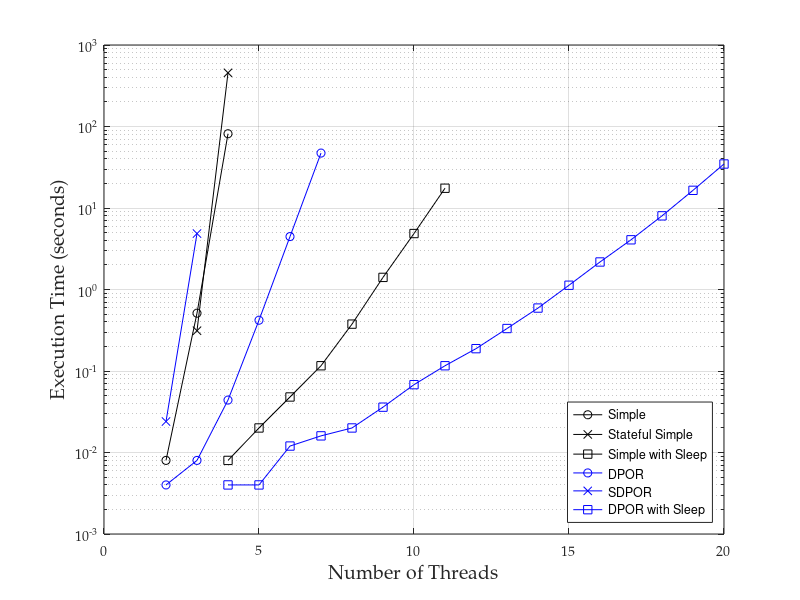

Write the MATLAB code that produced this figure.
%% importing data
transitions = dlmread('prod_cons_time_data.csv', ',', 1, 1);
% convert 0 values to NaNs, as these don't plot
transitions(transitions==0)=nan;
threads = [1:20];

%% plotting lines

semilogy(threads, transitions(:, 1), 'ko-')
hold on
semilogy(threads, transitions(:, 2), 'kx-')
semilogy(threads, transitions(:, 3), 'ks-')
semilogy(threads, transitions(:, 4), 'bo-')
semilogy(threads, transitions(:, 5), 'bx-')
semilogy(threads, transitions(:, 6), 'bs-')
hold off
grid on

%% adding legend and axis labels
set(gca, 'FontName', 'Palatino Linotype');
legend('Simple', 'Stateful Simple', 'Simple with Sleep', ...
	'DPOR', 'SDPOR', 'DPOR with Sleep', 'Location','southeast');
xlabel('Number of Threads', 'fontsize', 14);
ylabel('Execution Time (seconds)', 'fontsize', 14)
